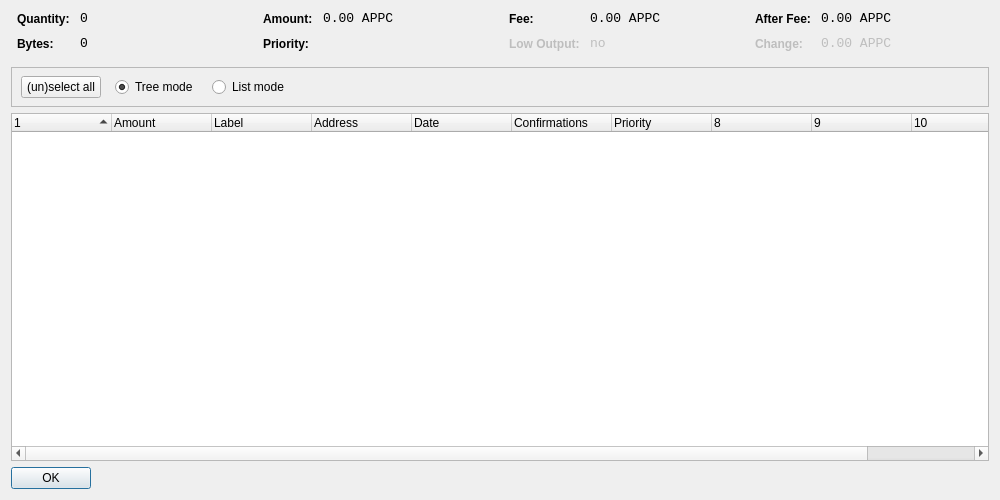
<?xml version="1.0" encoding="UTF-8"?>
<ui version="4.0">
 <class>CoinControlDialog</class>
 <widget class="QDialog" name="CoinControlDialog">
  <property name="geometry">
   <rect>
    <x>0</x>
    <y>0</y>
    <width>1000</width>
    <height>500</height>
   </rect>
  </property>
  <property name="windowTitle">
   <string>Coin Control</string>
  </property>
  <layout class="QVBoxLayout" name="verticalLayout">
   <item>
    <layout class="QHBoxLayout" name="horizontalLayoutTop" stretch="0,0,0,0">
     <property name="topMargin">
      <number>0</number>
     </property>
     <property name="bottomMargin">
      <number>10</number>
     </property>
     <item>
      <layout class="QFormLayout" name="formLayoutCoinControl1">
       <property name="horizontalSpacing">
        <number>10</number>
       </property>
       <property name="verticalSpacing">
        <number>10</number>
       </property>
       <property name="leftMargin">
        <number>6</number>
       </property>
       <property name="rightMargin">
        <number>6</number>
       </property>
       <item row="0" column="0">
        <widget class="QLabel" name="labelCoinControlQuantityText">
         <property name="styleSheet">
          <string notr="true">font-weight:bold;</string>
         </property>
         <property name="text">
          <string>Quantity:</string>
         </property>
        </widget>
       </item>
       <item row="0" column="1">
        <widget class="QLabel" name="labelCoinControlQuantity">
         <property name="font">
          <font>
           <family>Monospace</family>
           <pointsize>10</pointsize>
          </font>
         </property>
         <property name="cursor">
          <cursorShape>IBeamCursor</cursorShape>
         </property>
         <property name="contextMenuPolicy">
          <enum>Qt::ActionsContextMenu</enum>
         </property>
         <property name="text">
          <string notr="true">0</string>
         </property>
         <property name="textInteractionFlags">
          <set>Qt::LinksAccessibleByMouse|Qt::TextSelectableByKeyboard|Qt::TextSelectableByMouse</set>
         </property>
        </widget>
       </item>
       <item row="1" column="0">
        <widget class="QLabel" name="labelCoinControlBytesText">
         <property name="styleSheet">
          <string notr="true">font-weight:bold;</string>
         </property>
         <property name="text">
          <string>Bytes:</string>
         </property>
        </widget>
       </item>
       <item row="1" column="1">
        <widget class="QLabel" name="labelCoinControlBytes">
         <property name="font">
          <font>
           <family>Monospace</family>
           <pointsize>10</pointsize>
          </font>
         </property>
         <property name="cursor">
          <cursorShape>IBeamCursor</cursorShape>
         </property>
         <property name="contextMenuPolicy">
          <enum>Qt::ActionsContextMenu</enum>
         </property>
         <property name="text">
          <string notr="true">0</string>
         </property>
         <property name="textInteractionFlags">
          <set>Qt::LinksAccessibleByMouse|Qt::TextSelectableByKeyboard|Qt::TextSelectableByMouse</set>
         </property>
        </widget>
       </item>
      </layout>
     </item>
     <item>
      <layout class="QFormLayout" name="formLayoutCoinControl2">
       <property name="horizontalSpacing">
        <number>10</number>
       </property>
       <property name="verticalSpacing">
        <number>10</number>
       </property>
       <property name="leftMargin">
        <number>6</number>
       </property>
       <property name="rightMargin">
        <number>6</number>
       </property>
       <item row="0" column="0">
        <widget class="QLabel" name="labelCoinControlAmountText">
         <property name="styleSheet">
          <string notr="true">font-weight:bold;</string>
         </property>
         <property name="text">
          <string>Amount:</string>
         </property>
        </widget>
       </item>
       <item row="0" column="1">
        <widget class="QLabel" name="labelCoinControlAmount">
         <property name="font">
          <font>
           <family>Monospace</family>
           <pointsize>10</pointsize>
          </font>
         </property>
         <property name="cursor">
          <cursorShape>IBeamCursor</cursorShape>
         </property>
         <property name="contextMenuPolicy">
          <enum>Qt::ActionsContextMenu</enum>
         </property>
         <property name="text">
          <string notr="true">0.00 APPC</string>
         </property>
         <property name="textInteractionFlags">
          <set>Qt::LinksAccessibleByMouse|Qt::TextSelectableByKeyboard|Qt::TextSelectableByMouse</set>
         </property>
        </widget>
       </item>
       <item row="1" column="0">
        <widget class="QLabel" name="labelCoinControlPriorityText">
         <property name="styleSheet">
          <string notr="true">font-weight:bold;</string>
         </property>
         <property name="text">
          <string>Priority:</string>
         </property>
        </widget>
       </item>
       <item row="1" column="1">
        <widget class="QLabel" name="labelCoinControlPriority">
         <property name="font">
          <font>
           <family>Monospace</family>
           <pointsize>10</pointsize>
          </font>
         </property>
         <property name="cursor">
          <cursorShape>IBeamCursor</cursorShape>
         </property>
         <property name="contextMenuPolicy">
          <enum>Qt::ActionsContextMenu</enum>
         </property>
         <property name="text">
          <string/>
         </property>
         <property name="textInteractionFlags">
          <set>Qt::LinksAccessibleByMouse|Qt::TextSelectableByKeyboard|Qt::TextSelectableByMouse</set>
         </property>
        </widget>
       </item>
      </layout>
     </item>
     <item>
      <layout class="QFormLayout" name="formLayoutCoinControl3">
       <property name="horizontalSpacing">
        <number>10</number>
       </property>
       <property name="verticalSpacing">
        <number>10</number>
       </property>
       <property name="leftMargin">
        <number>6</number>
       </property>
       <property name="rightMargin">
        <number>6</number>
       </property>
       <item row="0" column="0">
        <widget class="QLabel" name="labelCoinControlFeeText">
         <property name="styleSheet">
          <string notr="true">font-weight:bold;</string>
         </property>
         <property name="text">
          <string>Fee:</string>
         </property>
        </widget>
       </item>
       <item row="0" column="1">
        <widget class="QLabel" name="labelCoinControlFee">
         <property name="font">
          <font>
           <family>Monospace</family>
           <pointsize>10</pointsize>
          </font>
         </property>
         <property name="cursor">
          <cursorShape>IBeamCursor</cursorShape>
         </property>
         <property name="contextMenuPolicy">
          <enum>Qt::ActionsContextMenu</enum>
         </property>
         <property name="text">
          <string notr="true">0.00 APPC</string>
         </property>
         <property name="textInteractionFlags">
          <set>Qt::LinksAccessibleByMouse|Qt::TextSelectableByKeyboard|Qt::TextSelectableByMouse</set>
         </property>
        </widget>
       </item>
       <item row="1" column="0">
        <widget class="QLabel" name="labelCoinControlLowOutputText">
         <property name="enabled">
          <bool>false</bool>
         </property>
         <property name="styleSheet">
          <string notr="true">font-weight:bold;</string>
         </property>
         <property name="text">
          <string>Low Output:</string>
         </property>
        </widget>
       </item>
       <item row="1" column="1">
        <widget class="QLabel" name="labelCoinControlLowOutput">
         <property name="enabled">
          <bool>false</bool>
         </property>
         <property name="font">
          <font>
           <family>Monospace</family>
           <pointsize>10</pointsize>
          </font>
         </property>
         <property name="cursor">
          <cursorShape>IBeamCursor</cursorShape>
         </property>
         <property name="contextMenuPolicy">
          <enum>Qt::ActionsContextMenu</enum>
         </property>
         <property name="text">
          <string notr="true">no</string>
         </property>
         <property name="textInteractionFlags">
          <set>Qt::LinksAccessibleByMouse|Qt::TextSelectableByKeyboard|Qt::TextSelectableByMouse</set>
         </property>
        </widget>
       </item>
      </layout>
     </item>
     <item>
      <layout class="QFormLayout" name="formLayoutCoinControl4">
       <property name="horizontalSpacing">
        <number>10</number>
       </property>
       <property name="verticalSpacing">
        <number>10</number>
       </property>
       <property name="leftMargin">
        <number>6</number>
       </property>
       <property name="rightMargin">
        <number>6</number>
       </property>
       <item row="0" column="0">
        <widget class="QLabel" name="labelCoinControlAfterFeeText">
         <property name="styleSheet">
          <string notr="true">font-weight:bold;</string>
         </property>
         <property name="text">
          <string>After Fee:</string>
         </property>
        </widget>
       </item>
       <item row="0" column="1">
        <widget class="QLabel" name="labelCoinControlAfterFee">
         <property name="font">
          <font>
           <family>Monospace</family>
           <pointsize>10</pointsize>
          </font>
         </property>
         <property name="cursor">
          <cursorShape>IBeamCursor</cursorShape>
         </property>
         <property name="contextMenuPolicy">
          <enum>Qt::ActionsContextMenu</enum>
         </property>
         <property name="text">
          <string notr="true">0.00 APPC</string>
         </property>
         <property name="textInteractionFlags">
          <set>Qt::LinksAccessibleByMouse|Qt::TextSelectableByKeyboard|Qt::TextSelectableByMouse</set>
         </property>
        </widget>
       </item>
       <item row="1" column="0">
        <widget class="QLabel" name="labelCoinControlChangeText">
         <property name="enabled">
          <bool>false</bool>
         </property>
         <property name="styleSheet">
          <string notr="true">font-weight:bold;</string>
         </property>
         <property name="text">
          <string>Change:</string>
         </property>
        </widget>
       </item>
       <item row="1" column="1">
        <widget class="QLabel" name="labelCoinControlChange">
         <property name="enabled">
          <bool>false</bool>
         </property>
         <property name="font">
          <font>
           <family>Monospace</family>
           <pointsize>10</pointsize>
          </font>
         </property>
         <property name="cursor">
          <cursorShape>IBeamCursor</cursorShape>
         </property>
         <property name="contextMenuPolicy">
          <enum>Qt::ActionsContextMenu</enum>
         </property>
         <property name="text">
          <string notr="true">0.00 APPC</string>
         </property>
         <property name="textInteractionFlags">
          <set>Qt::LinksAccessibleByMouse|Qt::TextSelectableByKeyboard|Qt::TextSelectableByMouse</set>
         </property>
        </widget>
       </item>
      </layout>
     </item>
    </layout>
   </item>
   <item>
    <widget class="QFrame" name="frame">
     <property name="minimumSize">
      <size>
       <width>0</width>
       <height>40</height>
      </size>
     </property>
     <property name="frameShape">
      <enum>QFrame::StyledPanel</enum>
     </property>
     <property name="frameShadow">
      <enum>QFrame::Sunken</enum>
     </property>
     <widget class="QWidget" name="horizontalLayoutWidget">
      <property name="geometry">
       <rect>
        <x>10</x>
        <y>0</y>
        <width>781</width>
        <height>41</height>
       </rect>
      </property>
      <layout class="QHBoxLayout" name="horizontalLayoutPanel" stretch="0,0,0,0">
       <property name="spacing">
        <number>14</number>
       </property>
       <item>
        <widget class="QPushButton" name="pushButtonSelectAll">
         <property name="sizePolicy">
          <sizepolicy hsizetype="Maximum" vsizetype="Fixed">
           <horstretch>0</horstretch>
           <verstretch>0</verstretch>
          </sizepolicy>
         </property>
         <property name="text">
          <string>(un)select all</string>
         </property>
        </widget>
       </item>
       <item>
        <widget class="QRadioButton" name="radioTreeMode">
         <property name="sizePolicy">
          <sizepolicy hsizetype="Maximum" vsizetype="Fixed">
           <horstretch>0</horstretch>
           <verstretch>0</verstretch>
          </sizepolicy>
         </property>
         <property name="text">
          <string>Tree mode</string>
         </property>
         <property name="checked">
          <bool>true</bool>
         </property>
        </widget>
       </item>
       <item>
        <widget class="QRadioButton" name="radioListMode">
         <property name="sizePolicy">
          <sizepolicy hsizetype="Maximum" vsizetype="Fixed">
           <horstretch>0</horstretch>
           <verstretch>0</verstretch>
          </sizepolicy>
         </property>
         <property name="text">
          <string>List mode</string>
         </property>
        </widget>
       </item>
       <item>
        <spacer name="horizontalSpacer">
         <property name="orientation">
          <enum>Qt::Horizontal</enum>
         </property>
         <property name="sizeHint" stdset="0">
          <size>
           <width>40</width>
           <height>20</height>
          </size>
         </property>
        </spacer>
       </item>
      </layout>
     </widget>
    </widget>
   </item>
   <item>
    <widget class="CoinControlTreeWidget" name="treeWidget">
     <property name="contextMenuPolicy">
      <enum>Qt::CustomContextMenu</enum>
     </property>
     <property name="sortingEnabled">
      <bool>false</bool>
     </property>
     <property name="columnCount">
      <number>11</number>
     </property>
     <attribute name="headerShowSortIndicator" stdset="0">
      <bool>true</bool>
     </attribute>
     <attribute name="headerStretchLastSection">
      <bool>false</bool>
     </attribute>
     <column>
      <property name="text">
       <string/>
      </property>
     </column>
     <column>
      <property name="text">
       <string>Amount</string>
      </property>
     </column>
     <column>
      <property name="text">
       <string>Label</string>
      </property>
     </column>
     <column>
      <property name="text">
       <string>Address</string>
      </property>
     </column>
     <column>
      <property name="text">
       <string>Date</string>
      </property>
     </column>
     <column>
      <property name="text">
       <string>Confirmations</string>
      </property>
      <property name="toolTip">
       <string>Confirmed</string>
      </property>
     </column>
     <column>
      <property name="text">
       <string>Priority</string>
      </property>
     </column>
     <column>
      <property name="text">
       <string/>
      </property>
     </column>
     <column>
      <property name="text">
       <string/>
      </property>
     </column>
     <column>
      <property name="text">
       <string/>
      </property>
     </column>
     <column>
      <property name="text">
       <string/>
      </property>
     </column>
    </widget>
   </item>
   <item>
    <widget class="QDialogButtonBox" name="buttonBox">
     <property name="sizePolicy">
      <sizepolicy hsizetype="Maximum" vsizetype="Fixed">
       <horstretch>0</horstretch>
       <verstretch>0</verstretch>
      </sizepolicy>
     </property>
     <property name="orientation">
      <enum>Qt::Horizontal</enum>
     </property>
     <property name="standardButtons">
      <set>QDialogButtonBox::Ok</set>
     </property>
    </widget>
   </item>
  </layout>
 </widget>
 <customwidgets>
  <customwidget>
   <class>CoinControlTreeWidget</class>
   <extends>QTreeWidget</extends>
   <header>coincontroltreewidget.h</header>
  </customwidget>
 </customwidgets>
 <resources/>
 <connections/>
</ui>
